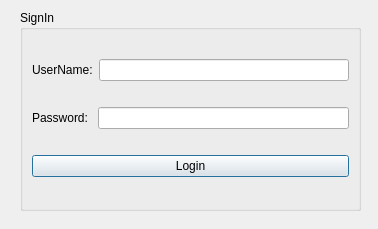
<?xml version="1.0" encoding="UTF-8"?>
<ui version="4.0">
 <class>Login</class>
 <widget class="QDialog" name="Login">
  <property name="enabled">
   <bool>true</bool>
  </property>
  <property name="geometry">
   <rect>
    <x>0</x>
    <y>0</y>
    <width>378</width>
    <height>229</height>
   </rect>
  </property>
  <property name="minimumSize">
   <size>
    <width>378</width>
    <height>229</height>
   </size>
  </property>
  <property name="maximumSize">
   <size>
    <width>378</width>
    <height>229</height>
   </size>
  </property>
  <property name="windowTitle">
   <string>Dialog</string>
  </property>
  <widget class="QGroupBox" name="groupBox">
   <property name="geometry">
    <rect>
     <x>20</x>
     <y>10</y>
     <width>341</width>
     <height>201</height>
    </rect>
   </property>
   <property name="title">
    <string>SignIn</string>
   </property>
   <layout class="QVBoxLayout" name="verticalLayout">
    <item>
     <layout class="QHBoxLayout" name="horizontalLayout">
      <item>
       <widget class="QLabel" name="UserName">
        <property name="text">
         <string>UserName:</string>
        </property>
       </widget>
      </item>
      <item>
       <widget class="QLineEdit" name="lineEdit_username"/>
      </item>
     </layout>
    </item>
    <item>
     <layout class="QHBoxLayout" name="horizontalLayout_2">
      <item>
       <widget class="QLabel" name="label_password">
        <property name="text">
         <string>Password: </string>
        </property>
       </widget>
      </item>
      <item>
       <widget class="QLineEdit" name="lineEdit_password">
        <property name="echoMode">
         <enum>QLineEdit::Password</enum>
        </property>
       </widget>
      </item>
     </layout>
    </item>
    <item>
     <widget class="QPushButton" name="pushButton_login">
      <property name="text">
       <string>Login</string>
      </property>
     </widget>
    </item>
   </layout>
  </widget>
 </widget>
 <resources/>
 <connections/>
</ui>
